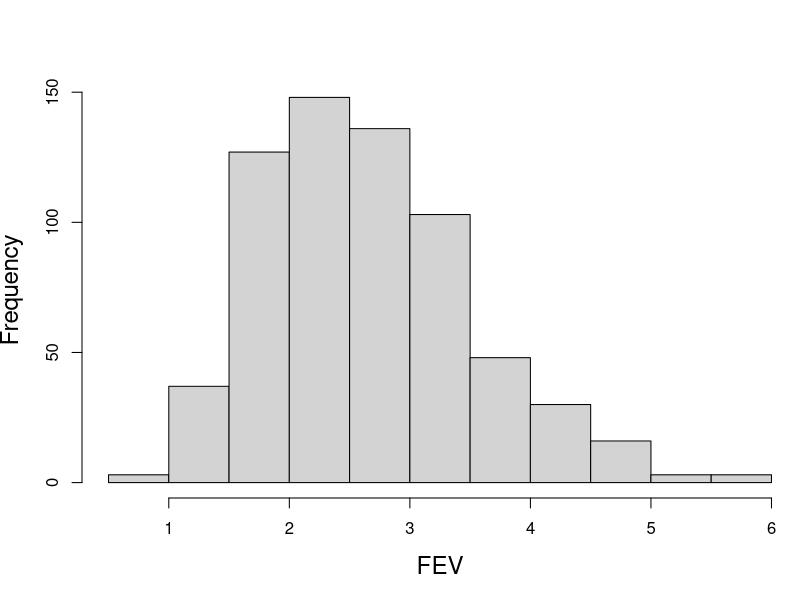
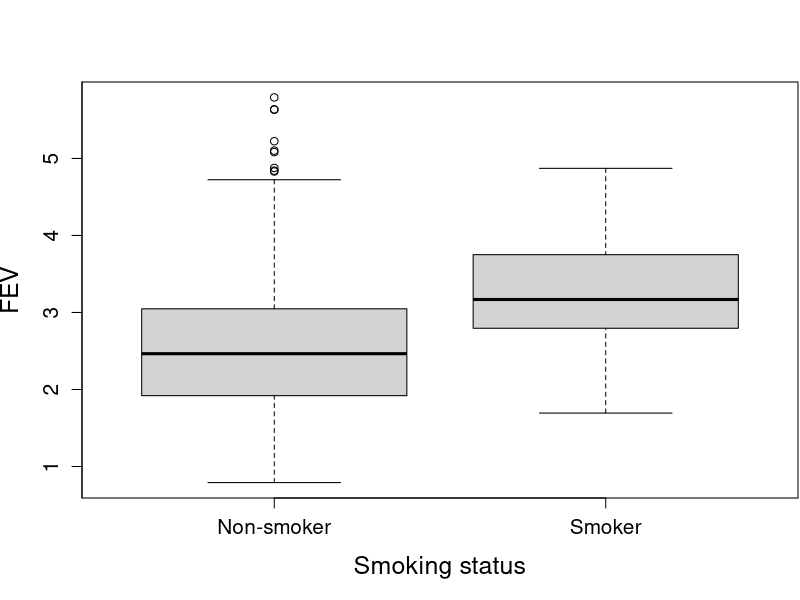
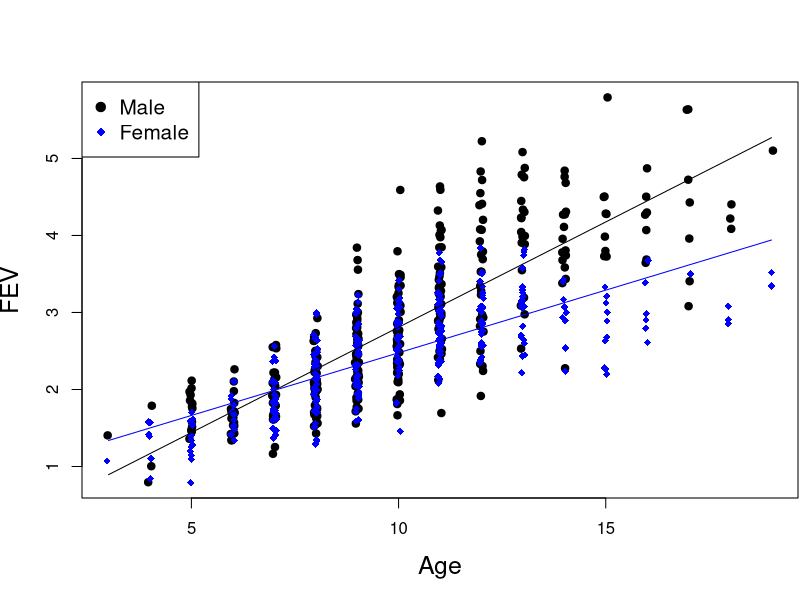
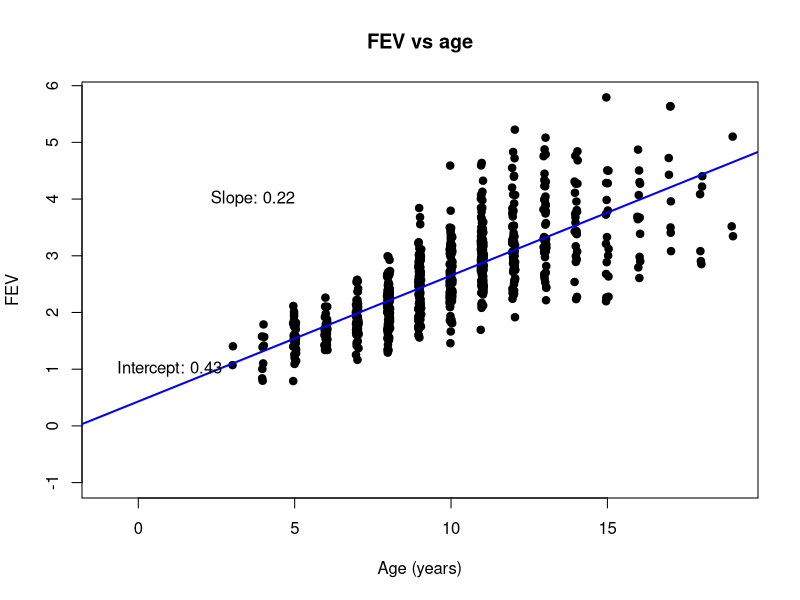

The R source for these figures, in order:
#################################################################################
##
## FILE: day_2_session_1_graphs.R
##
## PURPOSE: Code to create plots used in the slides.
##
## CREATED: 1 September 2016
##
## AUTHOR: Brian Williamson
##
## INPUTS: None
##
## OUTPUTS:
##
## UPDATES:
## MMDDYY INIT COMMENTS
## ------ ---- --------
## 220817 BDW  Set new working directory; remove line example; motivate all sections
##             in slides using FEV data, not leprosy data
## 230817 BDW  Added examples, data for exercises
#################################################################################

## set working directory, just to be sure
setwd("day_2_session_1")

## create a histogram, boxplot, scatterplot
## load in some sample data (from Scott Emerson, at https://www.emersonstatistics.com/datasets/fev.txt)
fevdat <- read.table("data/fev.txt", header = TRUE)

## clean up the data, based on documentation (https://www.emersonstatistics.com/datasets/fev.doc)
fevdat$smoke <- (-1)*(fevdat$smoke - 2)
fevdat$female <- fevdat$sex - 1

############################################################################
##
## Example plots
##
############################################################################
## histogram of fev
png("figs/day_2_graphs_hist_example.png", width = 400, height = 300)
par(mar=c(5.1, 4.1, 4.1, 0.1), cex.lab = 1.45)
hist(fevdat$fev, main = "", xlab = "FEV", ylab = "Frequency")
dev.off()

## boxplot of count1 by severe or not
png("figs/day_2_graphs_bplot_example.png", width = 400, height = 300)
par(mar=c(5.1, 4.1, 4.1, 0.1), cex.lab = 1.5, cex.axis = 1.25)
boxplot(fevdat$fev ~ fevdat$smoke, xlab = "Smoking status", ylab = "FEV", axes = FALSE)
axis(side = 2, at = seq(0, max(fevdat$fev) + 5, by = 1))
axis(side = 1, at = c(1, 2), labels = c("Non-smoker", "Smoker"))
box()
dev.off()

## scatterplot of fev vs age, colored by sex
sub.1 <- subset(fevdat, fevdat$female == 0)
sub.2 <- subset(fevdat, fevdat$female == 1)

## jitter the data on the x-axis to make it a bit easier to see
set.seed(4747)
sub.1.plotdata <- sub.1
sub.1.plotdata$age <- sub.1$age + runif(length(sub.1$age), -0.05, 0.05)
set.seed(5555)
sub.2.plotdata <- sub.2
sub.2.plotdata$age <- sub.2$age + runif(length(sub.2$age), -0.05, 0.05)

png("figs/day_2_graphs_scatplot_example.png", width = 400, height = 300)
par(mar = c(5.1, 4.1, 4.1, 0.1), cex.lab = 1.5)
plot(sub.1.plotdata$age, sub.1$fev, main = "", ylab = "FEV", xlab = "Age",
     col = "black", pch = 19, xlim = c(min(fevdat$age), max(fevdat$age)),
     ylim = c(min(fevdat$fev), max(fevdat$fev)))
points(sub.2.plotdata$age, sub.2$fev, pch = 18, col = "blue")
legend("topleft", legend = c("Male", "Female"), col = c("black", "blue"),
       pch = c(19, 18), cex = 1.25)
lines(sub.1$age, fitted(lm(sub.1$fev ~ sub.1$age)))
lines(sub.2$age, fitted(lm(sub.2$fev ~ sub.2$age)), col = "blue")
dev.off()

############################################################################
##
## Motivate determining a line
##
############################################################################
lm(fev ~ age, data = fevdat)

## plot a scatterplot of all age vs FEV, with trend line
set.seed(1024)
plotdata <- fevdat
plotdata$age <- fevdat$age + runif(length(fevdat$age), -0.05, 0.05)
mod <- lm(fevdat$fev ~ fevdat$age)

png("figs/fevline.png", width = 600, height = 400)
plot(plotdata$age, plotdata$fev, xlim = c(-1, max(plotdata$age)),
     ylim = c(-1, max(fevdat$fev)), pch = 19, col = "black",
     ylab = "FEV", xlab = "Age (years)", main = "FEV vs age")
abline(mod$coefficients[1], mod$coefficients[2], lwd = 2, col = "blue")
text(x = -1, y = 1, pos = 4, labels = paste("Intercept: ", round(mod$coefficients[1], 2), sep = ""))
text(x = 2, y = 4, pos = 4, labels = paste("Slope: ", round(mod$coefficients[2], 2), sep = ""))
dev.off()

############################################################################
##
## Slopes and intercepts exercise
##
############################################################################

